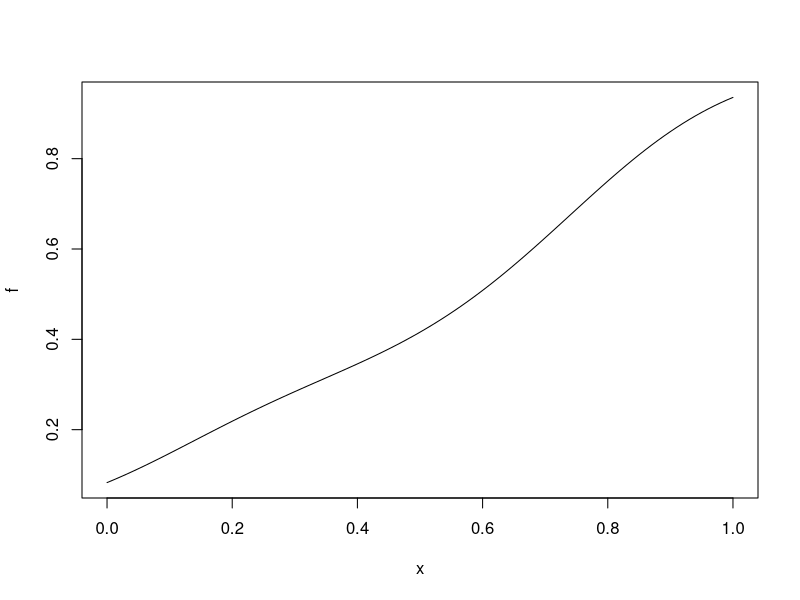

The R script that drew this image:
library(spatstat)


### Name: CDF
### Title: Cumulative Distribution Function From Kernel Density Estimate
### Aliases: CDF CDF.density
### Keywords: nonparametric univar

### ** Examples

   b <- density(runif(10))
   f <- CDF(b)
   f(0.5)
   plot(f)
